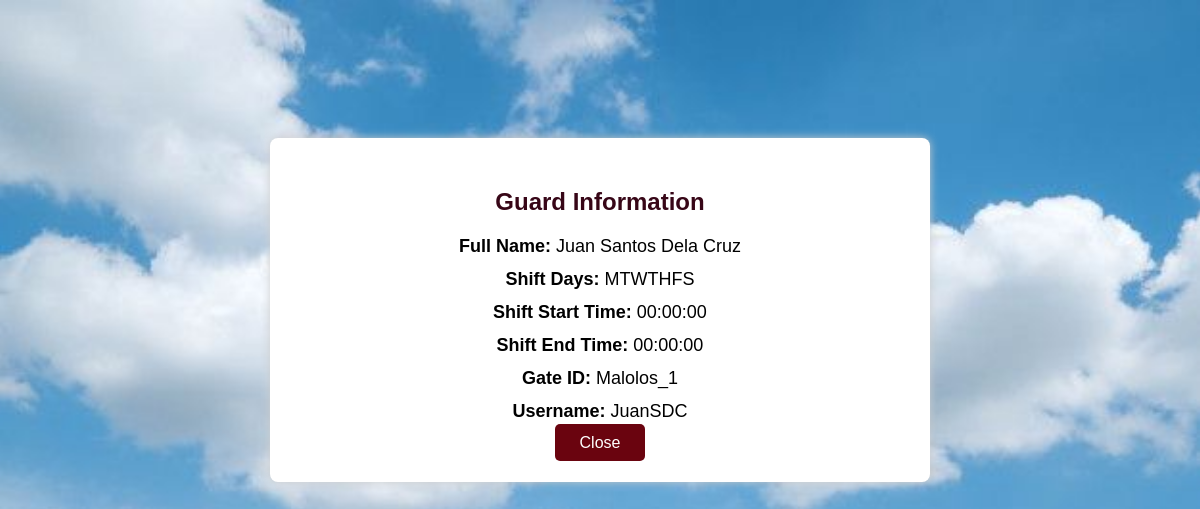
/viewguard.php?guardid=1, run on the app's committed database.
### tables this page shows
CREATE TABLE `guard` (
  `GuardID` int(100) NOT NULL,
  `LastName` varchar(50) NOT NULL,
  `FirstName` varchar(50) NOT NULL,
  `MiddleName` varchar(50) NOT NULL,
  `ShiftDays` varchar(60) NOT NULL,
  `ShiftHoursStart` time NOT NULL,
  `ShiftHoursEnd` time NOT NULL,
  `GateID` varchar(40) NOT NULL,
  `Username` varchar(30) NOT NULL,
  `Passward` varchar(30) NOT NULL
);

### viewguard.php (the view, shortened to what this page needs)
<?php
$conn = openCon();
if (isset($_GET['guardid'])) {
    $guardID = $_GET['guardid'];
    $stmt = $conn->prepare("SELECT * FROM guard WHERE GuardID = ?");
    $stmt->bind_param("i", $guardID);
    $stmt->execute();
    $result = $stmt->get_result();
    $guard = $result->fetch_assoc();
} else {
    echo "No GuardID provided.";
    closeCon($conn);
    exit;
}
?>
<!DOCTYPE html>
<html>
<head>
</head>
<body>
<div class="container">
    <h2>Guard Information</h2>
    <div class="info"><strong>Full Name:</strong> <?= htmlspecialchars($guard['FirstName'] . ' ' . $guard['MiddleName'] . ' ' . $guard['LastName']) ?></div>
    <div class="info"><strong>Shift Days:</strong> <?= htmlspecialchars($guard['ShiftDays']) ?></div>
    <div class="info"><strong>Shift Start Time:</strong> <?= htmlspecialchars($guard['ShiftHoursStart']) ?></div>
    <div class="info"><strong>Shift End Time:</strong> <?= htmlspecialchars($guard['ShiftHoursEnd']) ?></div>
    <div class="info"><strong>Gate ID:</strong> <?= htmlspecialchars($guard['GateID']) ?></div>
    <div class="info"><strong>Username:</strong> <?= htmlspecialchars($guard['Username']) ?></div>
    <a href="manage_guard.php" class="btn">Close</a>
</div>
</body>
</html>

### viewguard.php (style rules this page uses)
body { font-family: Arial, sans-serif; background: url("Assets/langit.jpg") no-repeat center center fixed; background-size: cover; padding: 30px; }
.container { max-width: 600px; background: white; margin: auto; margin-top: 100px; padding: 30px; border-radius: 8px; box-shadow: 0 0 10px #ccc; text-align: center; }
h2 { color: #370617; margin-bottom: 20px; }
.info { margin: 12px 0; font-size: 18px; }
.btn { background-color: #6A040F; color: white; padding: 10px 25px; border: none; border-radius: 5px; font-size: 16px; text-decoration: none; cursor: pointer; margin-top: 20px; }

### data on the page
guard: FirstName+MiddleName+LastName "Juan Santos Dela Cruz", ShiftDays "MTWTHFS", ShiftHoursStart "00:00:00", ShiftHoursEnd "00:00:00", GateID "Malolos_1", Username "JuanSDC"
